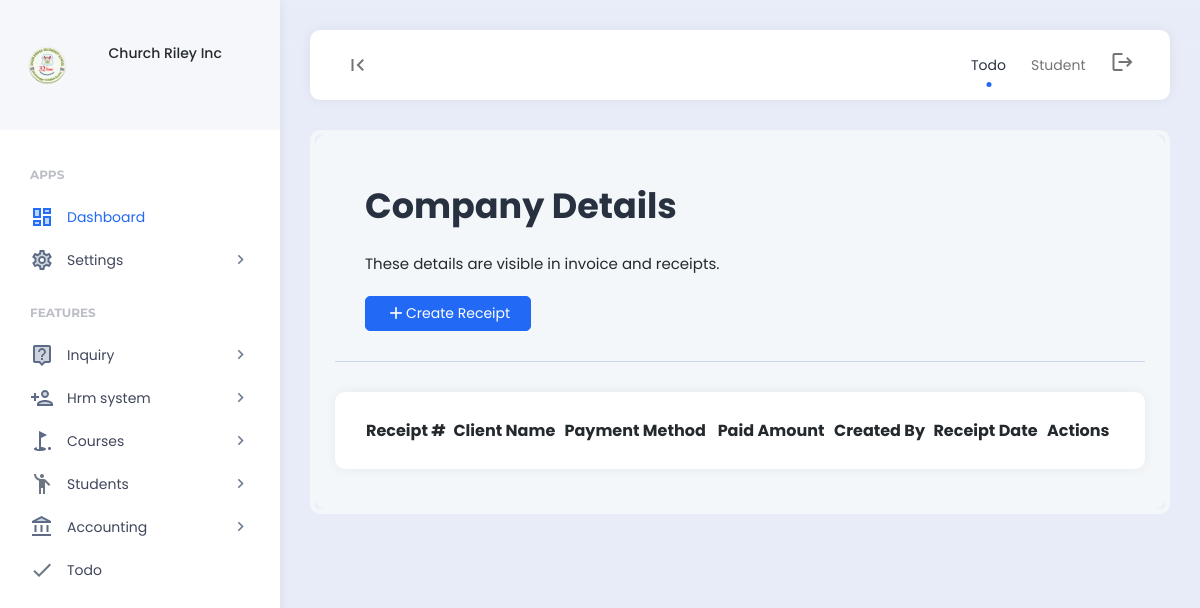
Page /receipt/ (signed in) on the earlier database version.
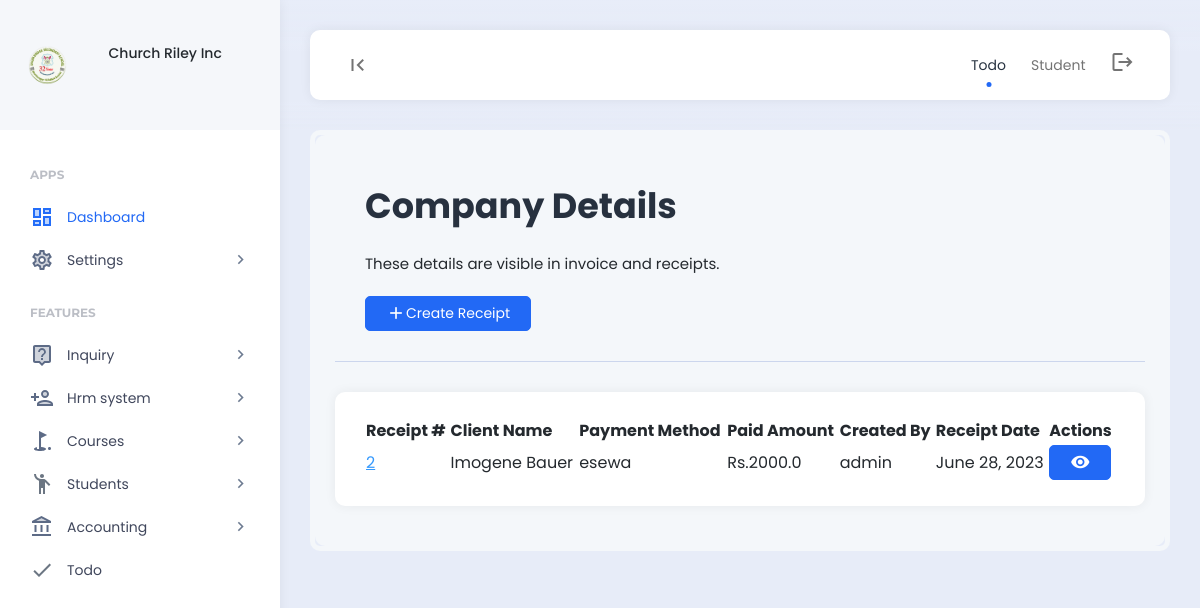
Same page on the later database version.
### finance/models.py (models this page shows, shortened)
class Receipt(models.Model):
    student = models.ForeignKey(Student, on_delete=models.SET_NULL, null = True)
    paid_amount  = models.FloatField()
    payment_method = models.CharField(max_length=255)
    remarks = models.CharField(max_length = 255, null = True, blank = True)
    payment_receipt = models.FileField(upload_to="receipts",null = True, blank = True)
    created_by = models.CharField(max_length = 255, null = True, blank = True)
    created = models.DateField(auto_now_add=True)
    class Meta:
        verbose_name_plural = "02. Receipts"

### student/models.py (models this page shows, shortened)
class Student(models.Model):
    user = models.OneToOneField(User, on_delete=models.CASCADE)
    address = models.CharField(max_length=255)
    contact = models.CharField(max_length=100)
    enrollment_type = models.ForeignKey(EnrollmentType, on_delete=models.SET_NULL, null=True, blank=True)
    source = models.ForeignKey(StudentSource, on_delete=models.SET_NULL, null=True, blank=True)
    stage = models.ForeignKey(StudentStage, on_delete=models.SET_NULL, null=True, blank=True)
    assigned_to = models.ManyToManyField(Employee)
    course = models.ManyToManyField(Course)
    log_status = models.BooleanField(default=True)
    active = models.BooleanField(default=True)
    date_modified = models.DateTimeField(auto_now=True)
    created = models.DateTimeField(auto_now_add=True)
    class Meta:
        verbose_name_plural = "02. Student"

### finance/views.py (the view)
# urls.py: path("receipt/", views.receipt, name="receipt"),
def receipt(request):
    if 'read_finance' in custom_data_views(request):
        receipts = Receipt.objects.all()
        searched_receipts = receipts
        query = request.GET.get("query", "")
        if query != "":
            receipts = searched_receipts.filter(Q(id__icontains=query))
        all_receipts = Receipt.objects.all()
        receipt_summary = 0
        for all_receipts in all_receipts:
            receipt_summary = receipt_summary+all_receipts.paid_amount
        context = {
            'query': query,
            'id': id,
            'receipt_summary': receipt_summary,
            'receipts': receipts,
        }
        return render(request, 'finance/receipts.html', context)
    else:
        messages.info(request, "Unauthorized access.")
        return redirect('home')

### templates/finance/receipts.html
{% include 'header.html' %}
<div class="app-content">
    <div class="content-wrapper">
        <div class="example-container">
            <div class="example-content bg-light">
                <div class="page-description d-flex align-items-center">
                    <div class="page-description-content flex-grow-1">
                        <h1>Company Details</h1>
                        <span>These details are visible in invoice and receipts.</span>
                    </div>
                    <div class="page-description-actions">
                        <a href="{% url 'create_receipt' %}" class="btn btn-primary"><i class="material-icons">add</i>Create Receipt</a>
                    </div>
                </div>
                <div class="card">
                    <div class="card-body">
                        <table id="datatable1" class="display" style="width:100%">
                            <thead>
                                <tr>
                                    <th>Receipt #</th>
                                    <th>Client Name</th>
                                    <th>Payment Method</th>
                                    <th>Paid Amount</th>
                                    <th>Created By</th>
                                    <th>Receipt Date</th>
                                    <th>Actions</th>
                                </tr>
                            </thead>
                            <tbody>
                                {% for receipts in receipts %}
                                <tr>
                                    <td><a href="#" class="table-link-text link-high-em">{{receipts.id}}</a></td>
                                    <td>{{ receipts.student.user.first_name|add:" " }}{{ receipts.student.user.last_name }}</td>
                                    <td>{{receipts.payment_method}}</td>
                                    <td>Rs.{{receipts.paid_amount}}</td>
                                    <td>{{receipts.created_by}}</td>
                                    <td>{{receipts.created}}</td>
                                    {% if 'read_finance' in permissions %}
                                    <td>
                                        <div class="d-flex align-items-center">
                                            <div class="d-flex">
                                                <a href="{% url 'view_receipt' id=receipts.id %}"class="btn btn-primary"><i class="material-icons">visibility</i></a>
                                            </div>
                                        </div>
                                    </td>
                                    {% else %}
                                    <td>----</td>
                                    {% endif %}
                                </tr>
                                {% endfor %}
                            </tbody>
                        </table>
                    </div>
                </div>
            </div>
        </div>
    </div>
</div>
{% include 'footer.html' %}

Differences in the rows shown:
added Receipt: id "2", student.user.first_name|add "Imogene", student.user.last_name "Bauer", payment_method "esewa", paid_amount "2000.0", created_by "admin", created "June 28, 2023"
